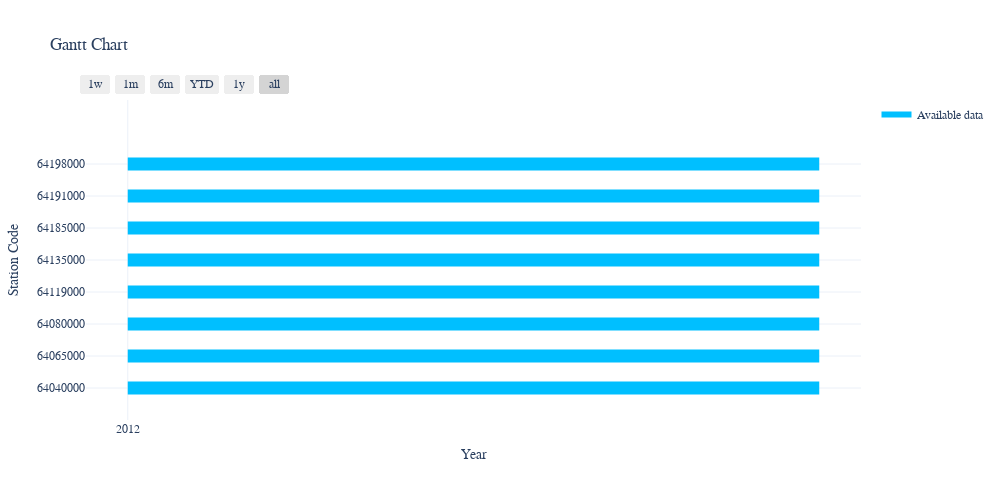

Notebook code for this chart:
### Code cell
disponib = hydrobr.Plot.gantt(data_stations)
disponib.update_layout(
    autosize=False,
    width=1000,
    height=500,
    xaxis_title = 'Year',
    yaxis_title = 'Station Code',
    font=dict(family="Courier New, monospace", size=12))

### Figure 1 — Plotly figure (JSON) as saved in the notebook; plotly's stock layout.template omitted (floating-point values rounded to 4 significant figures)
{"data": [{"fill": "toself", "fillcolor": "rgb(0, 191, 255)", "hoverinfo": "name", "legendgroup": "rgb(0, 191, 255)", "mode": "none", "name": "Available data", "type": "scatter", "x": ["2012-1-1", "2012-12-1", "2012-12-1", "2012-1-1", "2012-1-1", "2012-1-1", "2012-12-1", "2012-12-1", "2012-1-1", "2012-1-1", "2012-1-1", "2012-12-1", "2012-12-1", "2012-1-1", "2012-1-1", "2012-1-1", "2012-12-1", "2012-12-1", "2012-1-1", "2012-1-1", "2012-1-1", "2012-12-1", "2012-12-1", "2012-1-1", "2012-1-1", "2012-1-1", "2012-12-1", "2012-12-1", "2012-1-1", "2012-1-1", "2012-1-1", "2012-12-1", "2012-12-1", "2012-1-1", "2012-1-1", "2012-1-1", "2012-12-1", "2012-12-1", "2012-1-1"], "y": [6.8, 6.8, 7.2, 7.2, null, 5.8, 5.8, 6.2, 6.2, null, 4.8, 4.8, 5.2, 5.2, null, 3.8, 3.8, 4.2, 4.2, null, 2.8, 2.8, 3.2, 3.2, null, 1.8, 1.8, 2.2, 2.2, null, 0.8, 0.8, 1.2, 1.2, null, -0.2, -0.2, 0.2, 0.2]}, {"legendgroup": "rgb(0, 191, 255)", "marker": {"color": "rgb(0, 191, 255)", "opacity": 0, "size": 1}, "mode": "markers", "name": "", "showlegend": false, "text": [null, null, null, null, null, null, null, null, null, null, null, null, null, null, null, null], "type": "scatter", "x": ["2012-1-1", "2012-12-1", "2012-1-1", "2012-12-1", "2012-1-1", "2012-12-1", "2012-1-1", "2012-12-1", "2012-1-1", "2012-12-1", "2012-1-1", "2012-12-1", "2012-1-1", "2012-12-1", "2012-1-1", "2012-12-1"], "y": [7, 7, 6, 6, 5, 5, 4, 4, 3, 3, 2, 2, 1, 1, 0, 0]}], "layout": {"autosize": false, "font": {"family": "Courier New, monospace", "size": 12}, "height": 500, "hovermode": "closest", "showlegend": true, "title": {"text": "Gantt Chart"}, "width": 1000, "xaxis": {"rangeselector": {"buttons": [{"count": 7, "label": "1w", "step": "day", "stepmode": "backward"}, {"count": 1, "label": "1m", "step": "month", "stepmode": "backward"}, {"count": 6, "label": "6m", "step": "month", "stepmode": "backward"}, {"count": 1, "label": "YTD", "step": "year", "stepmode": "todate"}, {"count": 1, "label": "1y", "step": "year", "stepmode": "backward"}, {"step": "all"}]}, "showgrid": true, "ticktext": [2012], "tickvals": ["2012-01-01T00:00:00"], "title": {"text": "Year"}, "type": "date", "zeroline": false}, "yaxis": {"autorange": false, "range": [-1, 9], "showgrid": true, "ticktext": ["64040000", "64065000", "64080000", "64119000", "64135000", "64185000", "64191000", "64198000"], "tickvals": [0, 1, 2, 3, 4, 5, 6, 7], "title": {"text": "Station Code"}, "zeroline": false}}}
